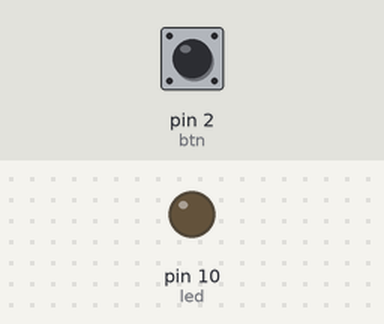
Bench run of a sketch on a simulated Arduino Uno, built with avr-gcc and run on an emulated ATmega328P. On the bench: output pins drawn as LEDs (lit = HIGH). The test bench sets the inputs (shaded band); at power-on: pin 2 (btn) LOW.

Above: at 1.2 s.
1.3 s: pin 2 (btn) pulled HIGH for 3.2 s
At 2.5 s:
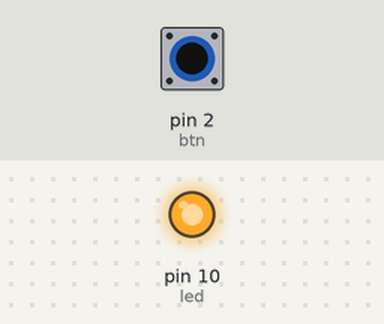
7.3 s: pin 2 (btn) pulled HIGH for 0.15 s
At 9.6 s:
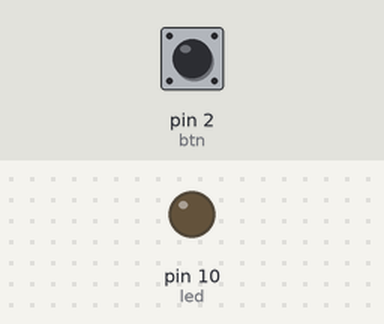
10.4 s: pin 2 (btn) pulled HIGH for 1 s
At 11.8 s:
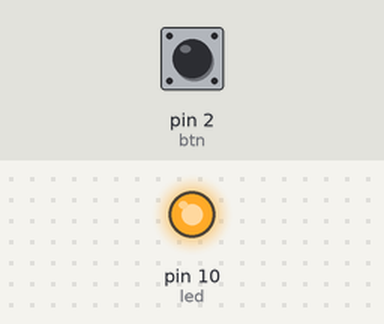
Timing chart, 0 to 13.7 s (numbered marks = the images above; inputs shaded):
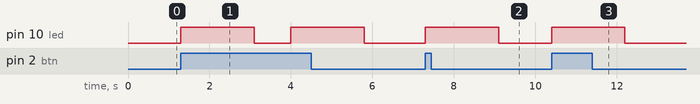

Measured:
- after the input at 1.3 s, pin 10 (led): alternates HIGH for 1.8 s and LOW for 0.90 s, starting at once
- after the input at 7.3 s, pin 10 (led): LOW → HIGH at once, → LOW 1.8 s later
- after the input at 10.4 s, pin 10 (led): LOW → HIGH at once, → LOW 1.8 s later

The sketch:

lab1_3.ino
```cpp
int led = 10;
int btn = 2;
void setup() {
  pinMode(led, OUTPUT);
  pinMode(btn, INPUT);
}
void task1() {
  digitalWrite(led, HIGH);
  delay(1800);
  digitalWrite(led, LOW);
  delay(900);
}
void task3() {
  if (digitalRead(btn) == HIGH) {
  task1();
  }
}
void loop() {
  task3();
}
```
